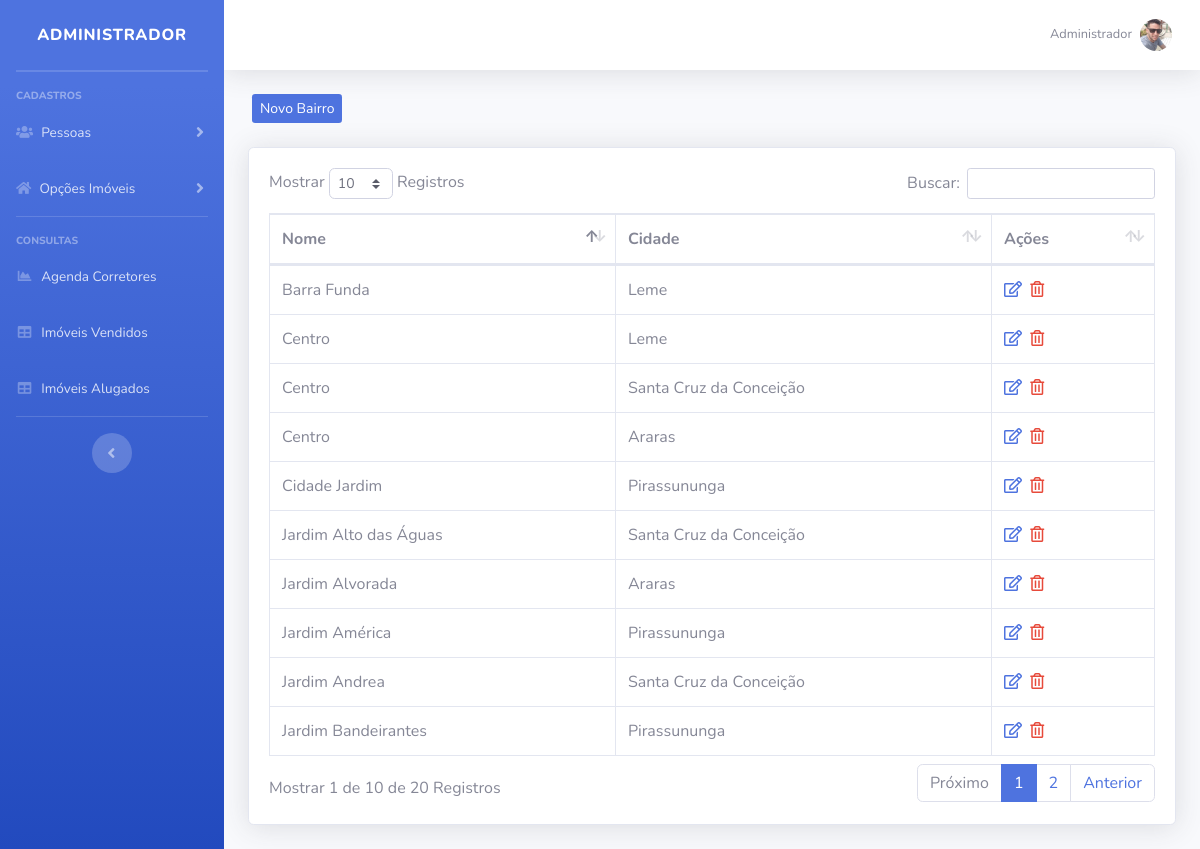
The page /imobiliaria/sistema/painel-admin/index.php?pag=bairro (signed in) on the database its author committed.
### tables this page shows
CREATE TABLE `usuarios` (
  `id` int(11) NOT NULL,
  `nome` varchar(50) NOT NULL,
  `cpf` varchar(20) NOT NULL,
  `email` varchar(50) NOT NULL,
  `senha` varchar(35) NOT NULL,
  `nivel` varchar(35) NOT NULL,
  `foto` varchar(100) DEFAULT NULL
);

CREATE TABLE `bairros` (
  `id` int(11) NOT NULL,
  `nome` varchar(60) NOT NULL,
  `cidade` int(11) NOT NULL
);

CREATE TABLE `cidades` (
  `id` int(11) NOT NULL,
  `nome` varchar(80) NOT NULL
);

### imobiliaria/sistema/painel-admin/bairro.php (the view, shortened to what this page needs)
<?php
include_once("../../conexao.php");
$pag = "bairro";
?>
<div class="row mt-4 mb-4">
    <a type="button" class="btn-primary btn-sm ml-3 d-none d-md-block" href="index.php?pag=<?php echo $pag ?>&funcao=novo">Novo Bairro</a>
</div>
<div class="card shadow mb-4">
    <div class="card-body">
        <div class="table-responsive">
            <table class="table table-bordered" id="dataTable" width="100%" cellspacing="0">
                <thead>
                    <tr>
                        <th>Nome</th>
                        <th>Cidade</th>
                        <th>Ações</th>
                    </tr>
                </thead>
                <tbody>
                   <?php
                   $query = $pdo->query("SELECT * FROM bairros order by nome asc ");
                   $res = $query->fetchAll(PDO::FETCH_ASSOC);
                   for ($i=0; $i < count($res); $i++) {
                      $nome = $res[$i]['nome'];
                      $cidade = $res[$i]['cidade'];
                      $id = $res[$i]['id'];
                      $query2 = $pdo->query("SELECT * FROM cidades where id = '" . $cidade . "' ");
                      $res2 = $query2->fetchAll(PDO::FETCH_ASSOC);
                      $nomeCidade = $res2[0]['nome'];
                      ?>
                      <tr>
                        <td><?php echo $nome ?></td>
                        <td><?php echo $nomeCidade ?></td>
                        <td>
                            <a href="index.php?pag=<?php echo $pag ?>&funcao=editar&id=<?php echo $id ?>" class='text-primary mr-1' title='Editar Dados'><i class='far fa-edit'></i></a>
                            <a href="index.php?pag=<?php echo $pag ?>&funcao=excluir&id=<?php echo $id ?>" class='text-danger mr-1' title='Excluir Registro'><i class='far fa-trash-alt'></i></a>
                        </td>
                    </tr>
                <?php } ?>
            </tbody>
        </table>
    </div>
</div>
</div>

### imobiliaria/sistema/painel-admin/index.php (shortened to what this page needs)
<?php
include_once("../../conexao.php");
 ?>
<?php
    $idUsuario = $_SESSION['id_usuario'];
    $res = $pdo->query("SELECT * FROM usuarios where id = '" . $idUsuario . "' ");
    $dados = $res->fetchAll(PDO::FETCH_ASSOC);
    $nome = isset($dados[0]['nome']) ? $dados[0]['nome'] : null;
    $img = isset($dados[0]['foto']) ? $dados[0]['foto'] : null;
    $pag = @$_GET["pag"];
    $menu1 = "corretores";
    $menu2 = "tesoureiros";
    $menu3 = "cidade";
    $menu4 = "bairro";
    $menu5 = "tipo";
    $menu6 = "tarefas";
    $menu7 = "vendas";
    $menu8 = "alugueis";
 ?>
<!DOCTYPE html>
<html lang="en">
    <head>
        <link href="../vendor/fontawesome-free/css/all.min.css" rel="stylesheet" type="text/css">
        <link href="../css/sb-admin-2.min.css" rel="stylesheet">
        <link href="../css/style.css" rel="stylesheet">
        <link href="../vendor/datatables/dataTables.bootstrap4.min.css" rel="stylesheet">
    </head>
    <body id="page-top">
        <div id="wrapper">
            <ul class="navbar-nav bg-gradient-primary sidebar sidebar-dark accordion" id="accordionSidebar">
                <a class="sidebar-brand d-flex align-items-center justify-content-center" href="index.php">
                    <div class="sidebar-brand-text mx-3">Administrador</div>
                </a>
                <hr class="sidebar-divider my-0">
                <hr class="sidebar-divider">
                <div class="sidebar-heading">
                    Cadastros
                </div>
                <li class="nav-item">
                    <a class="nav-link collapsed" href="#" data-toggle="collapse" data-target="#collapseTwo" aria-expanded="true" aria-controls="collapseTwo">
                        <i class="fas fa-users"></i>
                        <span>Pessoas</span>
                    </a>
                </li>
                <li class="nav-item">
                    <a class="nav-link collapsed" href="#" data-toggle="collapse" data-target="#collapseUtilities" aria-expanded="true" aria-controls="collapseUtilities">
                        <i class="fas fa-home"></i>
                        <span>Opções Imóveis</span>
                    </a>
                </li>
                <hr class="sidebar-divider">
                <div class="sidebar-heading">
                    Consultas
                </div>
                <li class="nav-item">
                    <a class="nav-link" href="index.php?pag=<?php echo $menu6 ?>">
                        <i class="fas fa-fw fa-chart-area"></i>
                        <span>Agenda Corretores</span></a>
                </li>
                <li class="nav-item">
                    <a class="nav-link" href="index.php?pag=<?php echo $menu7 ?>">
                        <i class="fas fa-fw fa-table"></i>
                        <span>Imóveis Vendidos</span></a>
                </li>
                <li class="nav-item">
                    <a class="nav-link" href="index.php?pag=<?php echo $menu8 ?>">
                        <i class="fas fa-fw fa-table"></i>
                        <span>Imóveis Alugados</span></a>
                </li>
                <hr class="sidebar-divider d-none d-md-block">
                <div class="text-center d-none d-md-inline">
                    <button class="rounded-circle border-0" id="sidebarToggle"></button>
                </div>
            </ul>
            <div id="content-wrapper" class="d-flex flex-column">
                <div id="content">
                    <nav class="navbar navbar-expand navbar-light bg-white topbar mb-4 static-top shadow">
                        <ul class="navbar-nav ml-auto">
                            <li class="nav-item dropdown no-arrow">
                                <a class="nav-link dropdown-toggle" href="#" id="userDropdown" role="button" data-toggle="dropdown" aria-haspopup="true" aria-expanded="false">
                                    <span class="mr-2 d-none d-lg-inline text-gray-600 small"><?php echo $nome ?></span>
                                    <img class="img-profile rounded-circle" src="../img/profiles/<?php echo $img ?>">
                                </a>
                            </li>
                        </ul>
                    </nav>
                    <div class="container-fluid">
                        <?php if ($pag == null) {
                        include_once("home.php");
                        } else if ($pag==$menu1) {
                        include_once($menu1.".php");
                        } else if ($pag==$menu2) {
                        include_once($menu2.".php");
                         } else if ($pag==$menu3) {
                        include_once($menu3.".php");
                        } else if ($pag==$menu4) {
                        include_once($menu4.".php");
                        } else if ($pag==$menu5) {
                        include_once($menu5.".php");
                        } else if ($pag==$menu6) {
                        include_once($menu6.".php");
                        } else if ($pag==$menu7) {
                        include_once($menu7.".php");
                        } else if ($pag==$menu8) {
                        include_once($menu8.".php");
                        } else {
                        include_once("home.php");
                        }
                        ?>
                    </div>
                </div>
            </div>
        </div>
    </body>
</html>

### rows shown on the page
usuarios: nome "Administrador", foto (picture)
bairros: nome "Barra Funda", cidades.nome "Leme"
bairros: nome "Centro", cidades.nome "Leme"
bairros: nome "Centro", cidades.nome "Santa Cruz da Conceição"
bairros: nome "Centro", cidades.nome "Araras"
bairros: nome "Cidade Jardim", cidades.nome "Pirassununga"
bairros: nome "Jardim Alto das Águas", cidades.nome "Santa Cruz da Conceição"
bairros: nome "Jardim Alvorada", cidades.nome "Araras"
bairros: nome "Jardim América", cidades.nome "Pirassununga"
bairros: nome "Jardim Andrea", cidades.nome "Santa Cruz da Conceição"
bairros: nome "Jardim Bandeirantes", cidades.nome "Pirassununga"
